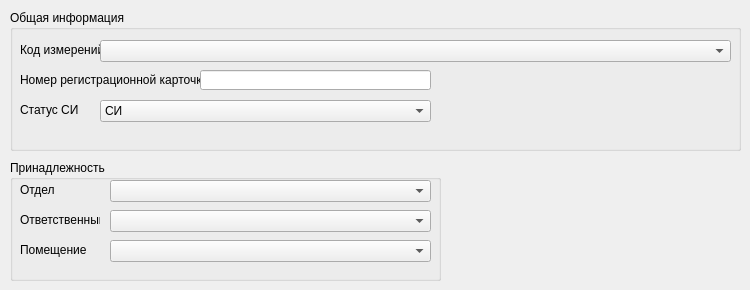
   <widget class="QWidget" name="tab">
    <attribute name="title">
     <string>Общая инф-я</string>
    </attribute>
    <widget class="QGroupBox" name="groupBox_2">
     <property name="geometry">
      <rect>
       <x>10</x>
       <y>10</y>
       <width>731</width>
       <height>141</height>
      </rect>
     </property>
     <property name="title">
      <string>Общая информация</string>
     </property>
     <widget class="QLabel" name="label_13">
      <property name="geometry">
       <rect>
        <x>10</x>
        <y>30</y>
        <width>80</width>
        <height>20</height>
       </rect>
      </property>
      <property name="text">
       <string>Код измерений</string>
      </property>
     </widget>
     <widget class="QLabel" name="label_24">
      <property name="geometry">
       <rect>
        <x>10</x>
        <y>60</y>
        <width>181</width>
        <height>20</height>
       </rect>
      </property>
      <property name="text">
       <string>Номер регистрационной карточки</string>
      </property>
     </widget>
     <widget class="QLineEdit" name="lineEdit_reg_card_number">
      <property name="geometry">
       <rect>
        <x>190</x>
        <y>60</y>
        <width>231</width>
        <height>20</height>
       </rect>
      </property>
     </widget>
     <widget class="QLabel" name="label_25">
      <property name="geometry">
       <rect>
        <x>10</x>
        <y>90</y>
        <width>80</width>
        <height>20</height>
       </rect>
      </property>
      <property name="text">
       <string>Статус СИ</string>
      </property>
     </widget>
     <widget class="QComboBox" name="comboBox_measure_code">
      <property name="geometry">
       <rect>
        <x>90</x>
        <y>30</y>
        <width>631</width>
        <height>22</height>
       </rect>
      </property>
      <property name="currentIndex">
       <number>-1</number>
      </property>
      <property name="sizeAdjustPolicy">
       <enum>QComboBox::AdjustToMinimumContentsLength</enum>
      </property>
      <property name="minimumContentsLength">
       <number>400</number>
      </property>
     </widget>
     <widget class="QComboBox" name="comboBox_status">
      <property name="geometry">
       <rect>
        <x>90</x>
        <y>90</y>
        <width>331</width>
        <height>22</height>
       </rect>
      </property>
      <item>
       <property name="text">
        <string>СИ</string>
       </property>
      </item>
      <item>
       <property name="text">
        <string>СИ в качестве эталона</string>
       </property>
      </item>
      <item>
       <property name="text">
        <string>Эталон единицы величины</string>
       </property>
      </item>
     </widget>
    </widget>
    <widget class="QGroupBox" name="groupBox_6">
     <property name="geometry">
      <rect>
       <x>10</x>
       <y>160</y>
       <width>431</width>
       <height>121</height>
      </rect>
     </property>
     <property name="title">
      <string>Принадлежность</string>
     </property>
     <widget class="QComboBox" name="comboBox_department">
      <property name="geometry">
       <rect>
        <x>100</x>
        <y>20</y>
        <width>321</width>
        <height>22</height>
       </rect>
      </property>
     </widget>
     <widget class="QLabel" name="label_36">
      <property name="geometry">
       <rect>
        <x>10</x>
        <y>20</y>
        <width>80</width>
        <height>20</height>
       </rect>
      </property>
      <property name="text">
       <string>Отдел</string>
      </property>
     </widget>
     <widget class="QComboBox" name="comboBox_responsiblePerson">
      <property name="geometry">
       <rect>
        <x>100</x>
        <y>50</y>
        <width>321</width>
        <height>22</height>
       </rect>
      </property>
     </widget>
     <widget class="QLabel" name="label_39">
      <property name="geometry">
       <rect>
        <x>10</x>
        <y>50</y>
        <width>80</width>
        <height>20</height>
       </rect>
      </property>
      <property name="text">
       <string>Ответственный</string>
      </property>
     </widget>
     <widget class="QLabel" name="label_40">
      <property name="geometry">
       <rect>
        <x>10</x>
        <y>80</y>
        <width>80</width>
        <height>20</height>
       </rect>
      </property>
      <property name="text">
       <string>Помещение</string>
      </property>
     </widget>
     <widget class="QComboBox" name="comboBox_room">
      <property name="geometry">
       <rect>
        <x>100</x>
        <y>80</y>
        <width>321</width>
        <height>22</height>
       </rect>
      </property>
     </widget>
    </widget>
   </widget>
